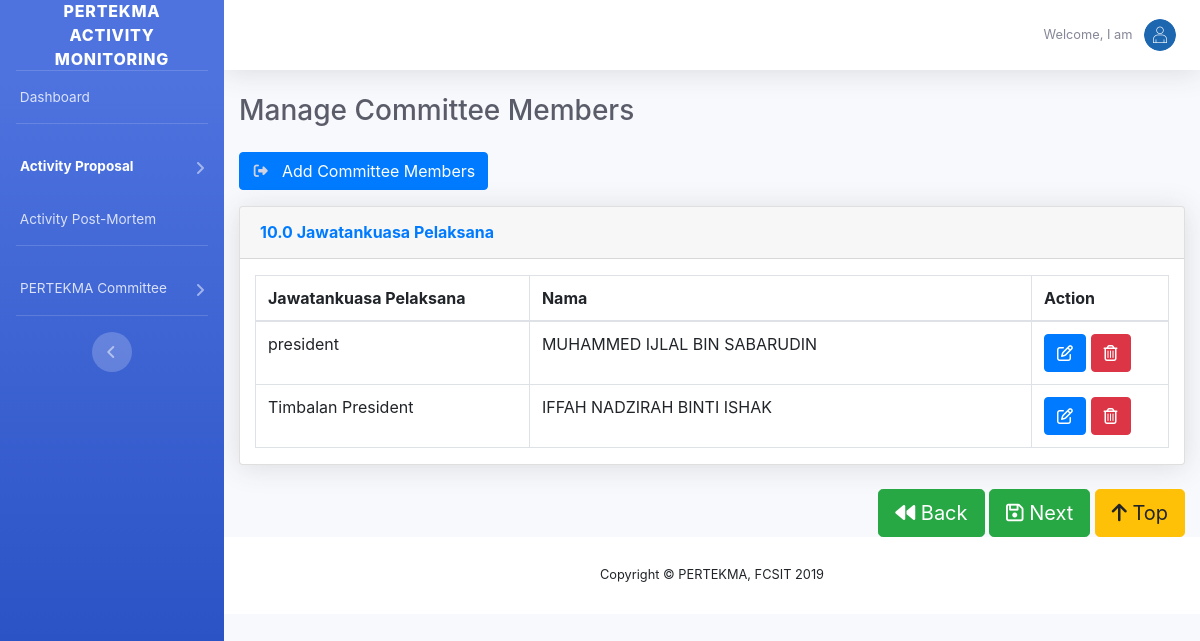
The app's page /admin/jawatanpelaksana.php?id=8 with its own data.
### tables this page shows
CREATE TABLE `org_detail` (
  `idOrg_detail` int(11) NOT NULL,
  `id_proposal` int(11) NOT NULL,
  `nama` varchar(255) NOT NULL,
  `ja_watan` varchar(255) NOT NULL,
  `password` varchar(255) NOT NULL
);

### admin/jawatanpelaksana.php (the view, shortened to what this page needs)
<?php
	require_once('../connect.php');
?>
<?php
$proposalId=$_GET["id"];
?>
<!DOCTYPE html>
<html lang="en">
<head>
  <link href="../vendor/fontawesome-free/css/all.min.css" rel="stylesheet" type="text/css">
  <link href="../css/sb-admin-2.min.css" rel="stylesheet">
  <link href="../vendor/datatables/dataTables.bootstrap4.min.css" rel="stylesheet">
  <link href="../css/bootstrap.min.css" rel="stylesheet">
<link href="../css/calender/css/gijgo.min.css" rel="stylesheet">
</head>
<body id="page-top">
  <div id="wrapper">
    <ul class="navbar-nav bg-gradient-primary sidebar sidebar-dark accordion" id="accordionSidebar">
      <a class="sidebar-brand d-flex align-items-center justify-content-center" href="../index.html">
        <div class="sidebar-brand-text mx-3">PERTEKMA Activity Monitoring</div>
      </a>
      <hr class="sidebar-divider my-0">
      <li class="nav-item ">
        <a class="nav-link" href="index.php">
          <span>&nbsp;Dashboard</span></a>
      </li>
      <hr class="sidebar-divider">
      <li class="nav-item active">
        <a class="nav-link collapsed" href="proposal.php" data-toggle="collapse" data-target="#collapseTwo" aria-expanded="true" aria-controls="collapseTwo">
          <span>Activity Proposal</span>
        </a>
      </li>
      <li class="nav-item">
        <a class="nav-link" href="activityPostmortem.php">
          <span>&nbsp;Activity Post-Mortem</span></a>
      </li>
      <hr class="sidebar-divider">
    <li class="nav-item ">
        <a class="nav-link collapsed" href="#" data-toggle="collapse" data-target="#collapseThree" aria-expanded="true" aria-controls="collapseThree">
          <span>PERTEKMA Committee</span>
        </a>
      </li>
      <hr class="sidebar-divider d-none d-md-block">
      <div class="text-center d-none d-md-inline">
        <button class="rounded-circle border-0" id="sidebarToggle"></button>
      </div>
    </ul>
    <div id="content-wrapper" class="d-flex flex-column">
      <div id="content">
        <nav class="navbar navbar-expand navbar-light bg-white topbar mb-4 static-top shadow">
          <ul class="navbar-nav ml-auto">
            <li class="nav-item dropdown no-arrow">
              <a class="nav-link dropdown-toggle" href="#" id="userDropdown" role="button" data-toggle="dropdown" aria-haspopup="true" aria-expanded="false">
                <span class="mr-2 d-none d-lg-inline text-gray-600 small">Welcome, I am&nbsp;<?php echo $username; ?></span>
                <img class="img-profile rounded-circle" src="../img/sue.png">
              </a>
            </li>
          </ul>
        </nav>
        <div class="container-fluid">
          <div class="d-sm-flex align-items-center justify-content-between mb-4">
            <h1 class="h3 mb-0 text-gray-800">Manage Committee Members</h1>
          </div>
          <div class="">
  			<p class="lead">
  				<a class="btn btn-primary" href="#" data-toggle="modal" data-target="#newCommittee">
                  <i class="fas fa-sign-out-alt fa-sm fa-fw mr-2 text-gray-400"></i>
                  Add Committee Members
                </a>
			</p>
		  </div>
          <div id="page-wrapper">
            <div class="row">
            	<div class="col-lg-12">
            		<div class="card shadow mb-4">
					<div class="card-header py-3">
					  <h6 class="m-0 font-weight-bold text-primary">10.0 Jawatankuasa Pelaksana</h6>
					</div>
					<div class="container">
						<table class="table table-bordered"  width="100%" cellspacing="0">
						  <thead>
							<tr>
							  <th width="30%">Jawatankuasa Pelaksana</th>
							  <th>Nama</th>
							  <th width="15%">Action</th>
							</tr>
						  </thead>
						  <tbody>
							<?php
							$org_detail=mysqli_query($con, "SELECT * FROM org_detail WHERE id_proposal='$proposalId'");
							  while($col = mysqli_fetch_array($org_detail)){
								  $Nama=$col["nama"];
								  $Jawatan=$col["ja_watan"];
							?>
							<tr>
							  <td><?php echo $Jawatan; ?></td>
							  <td style="text-align: justify;"><?php
								  $IndividualName=explode(",",$Nama);
								  foreach($IndividualName as $ListName){
									  echo $ListName."<br>";
								  }
								  ?></td>
							  <td>
								  <a href="#" class="" data-toggle="modal" data-target="#editCommittee<?php echo $col["idOrg_detail"]; ?>"><span class="btn btn-primary btn-xs fa fa-edit" data-toggle="tooltip" data-placement="left" title="" data-original-title="Edit Details "></span></a>
								  <a href="#" class="" data-toggle="modal" data-target="#deleteCommittee<?php echo $col["idOrg_detail"]; ?>"><span class="btn btn-danger btn-xs fa fa-trash-alt" data-toggle="tooltip" data-placement="left" title="" data-original-title="Delete Committee Member"></span></a>
							  </td>
							</tr>
							<?php } ?>
						  </tbody>
						</table>
					</div>
				  </div>
				</div>
            </div>
             </div>
        <div class="row">
		<div class="col-lg-12">
			<div style="float: right;">
				<a class="btn btn-success btn-lg" href="proposal-add2.php?id=<?php echo $proposalId; ?>" id="btnBack"><i class="fa fa-backward"></i> Back</a>
				<a class="btn btn-success btn-lg" href="jawatanpelaksana-jobscope.php?id=<?php echo $proposalId; ?>" id="btnNext"><i class="fa fa-save"></i> Next</a>
				<a class="btn btn-warning btn-lg" href="#" id="btnToTop"><i class="fa fa-arrow-up"></i> Top</a>
			</div>
		</div>
		</div>
      </div>
      <footer class="sticky-footer bg-white">
        <div class="container my-auto">
          <div class="copyright text-center my-auto">
            <span>Copyright &copy; PERTEKMA, FCSIT 2019</span>
          </div>
        </div>
      </footer>
    </div>
  </div>
</body>
</html>

### records on screen
org_detail: ja_watan "president", nama "MUHAMMED IJLAL BIN SABARUDIN"
org_detail: ja_watan "Timbalan President", nama "IFFAH NADZIRAH BINTI ISHAK"
